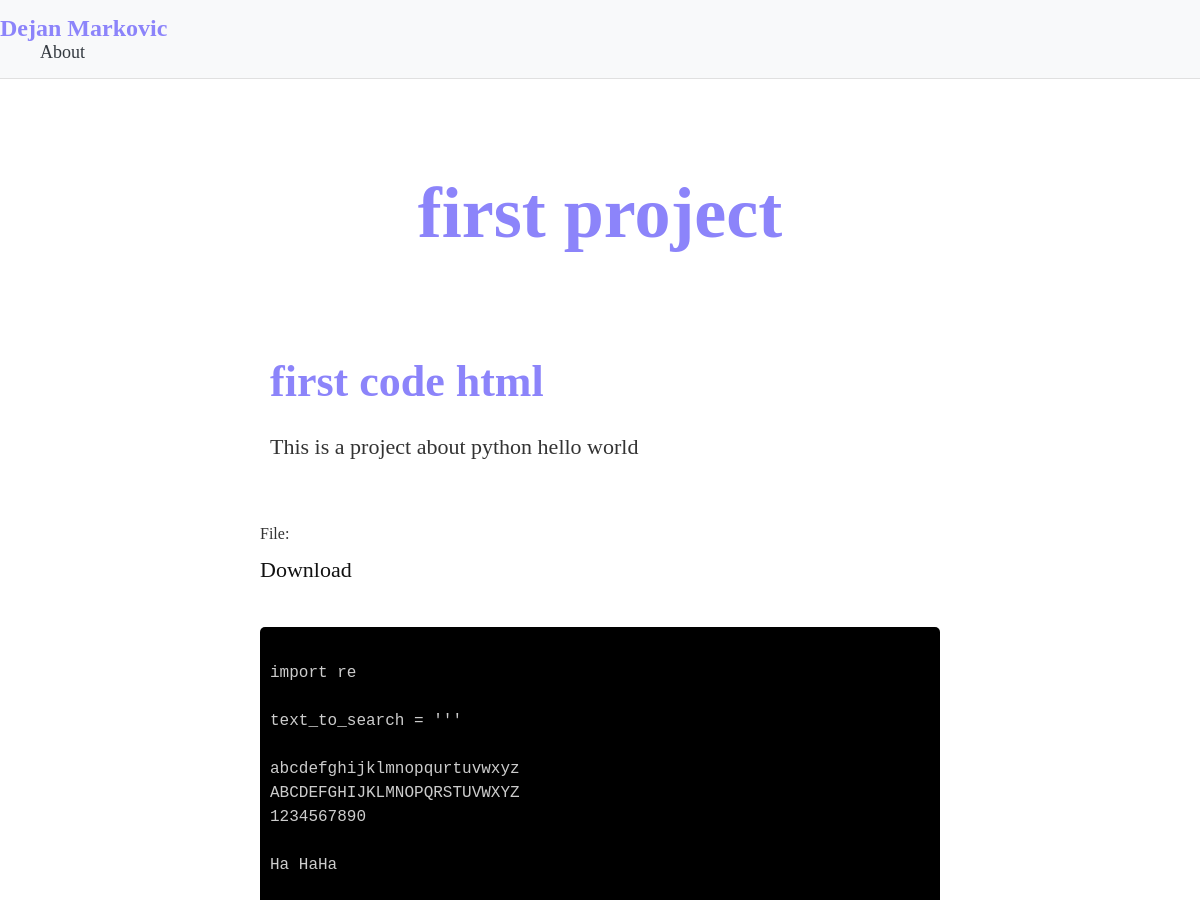
/project/16/ (upper part), run on an earlier commit of the app's database.
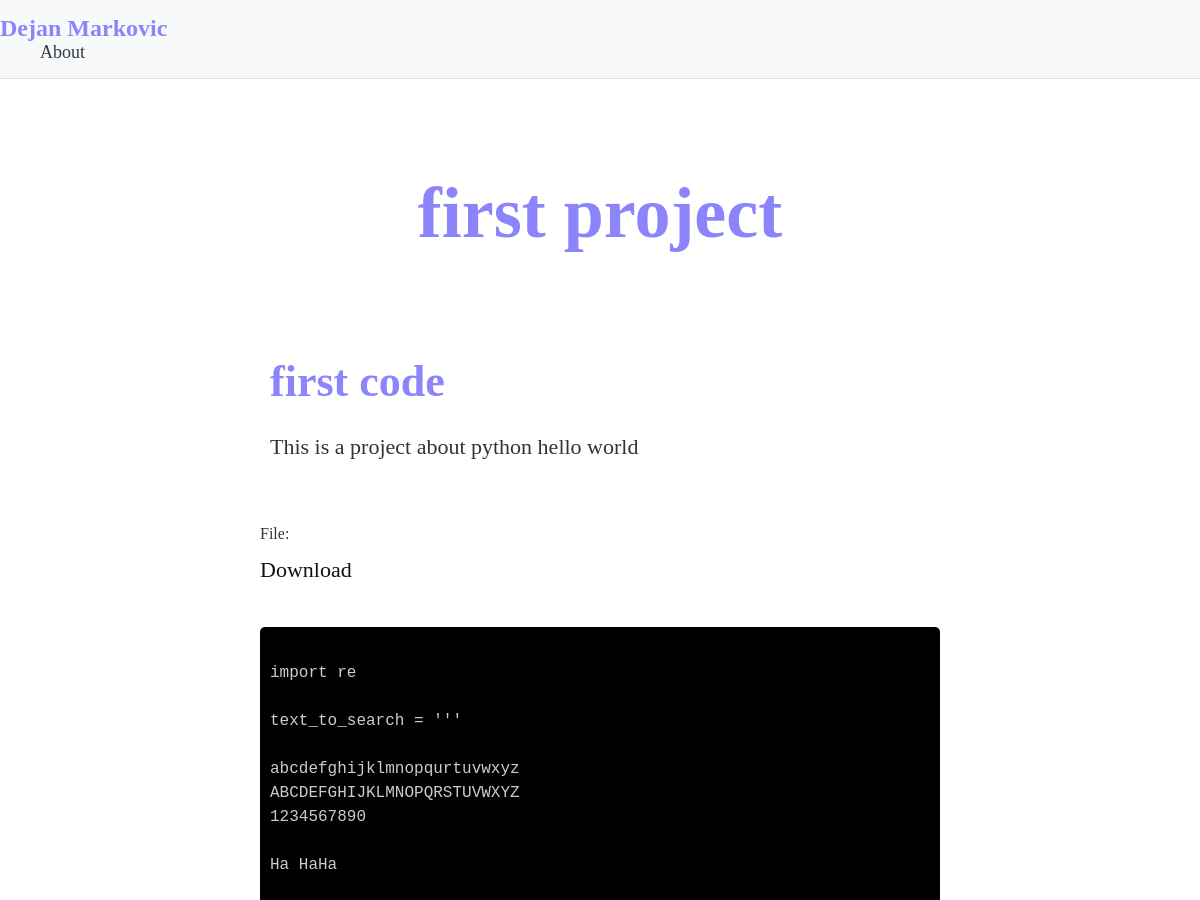
And on a later commit of the database.
### portfolio_app/models.py (models this page shows, shortened)
class ProjectDetailModel(models.Model):
    project = models.ForeignKey(ProjectModel, on_delete=models.CASCADE, related_name='details')
    code_title = models.CharField(max_length=255)
    description = models.TextField()
    python_file = models.FileField(upload_to='projects/files/', blank=True, null=True)

### portfolio_app/views.py (the view)
# urls.py: path('project/<int:project_id>/', views.project_detail_view, name='project_detail'),
def project_detail_view(request, project_id):
    project = get_object_or_404(ProjectModel, id=project_id)
    project_details = project.details.all()
    if project_details:
        for detail in project_details:
            if detail.python_file:
                try:
                    with open(detail.python_file.path, 'r') as file:
                        detail.python_file_content = file.read()
                except Exception as e:
                    print(f"Error reading Python file {detail.python_file}: {e}")
    context = {
        'project': project,
        'project_details': project_details,
        'no_details': len(project_details) == 0,
        'page_title': 'Project Detail',
    }
    return render(request, 'portfolio_app/project_detail.html', context)

### portfolio_app/templates/portfolio_app/project_detail.html (shortened to what this page needs)
{% extends 'base.html' %}
{% block content %}
<div class="toast-container position-fixed top-0 end-0 p-3">
  </div>
<div id = "project_details">
<div style = "text-align: center; padding: 16vh 0 1vh 0" class="work-page slide delay01">
    <div class="work-page-content">
        <h1>{{ project.title }}</h1>
    </div>
</div>
{% if no_details %}
    <div class="about-me slide delay03">
        <div style = "text-align: center;" class="description">
			{% if user.is_authenticated %}
			<p>No details yet. Please <a href="{% url 'add_project_detail' project.id %}" style = "padding-top: 0px; display: inline-block;">add</a> the details for the project.</p>
			{% else %}
			<p>No details yet.</p>
			{% endif %}
        </div>
    </div>
    <div style = "margin: 4vh auto 4vh auto;" class="back-to-projects">
		<a href="{% url 'portfolio_page' %}">Back to all project </a>
	</div>
{% else %}
<div style = "padding: 1vh 0 16vh 0" class="work-page slide delay01">
	<div class="work-page-content">
        {% for detail in project_details %}
		<h1 style = "font-size: 44px;">{{ detail.code_title }}</h1>
		<p class="text">
			{{ detail.description }}
        </p>
        {% if detail.python_file %}
		<p>
            <strong>File:</strong> <a style="width: 120px;" href="{{ detail.python_file.url }}" download>Download</a>
		</p>
        <p>
          <pre><code id="code-3" class="language-python hljs" style="display: block; height: 600px; overflow-y: auto; white-space: pre-line;">
        </code></pre>
		</p>
        {% endif %}
        {% endfor %}
    </div>
</div>
{% endif %}
<link rel="stylesheet" href="https://cdnjs.cloudflare.com/ajax/libs/prism/1.28.0/themes/prism-tomorrow.min.css">
<link rel="stylesheet" href="https://cdnjs.cloudflare.com/ajax/libs/highlight.js/11.7.0/styles/night-owl.min.css">
<link rel="stylesheet" href="//code.jquery.com/ui/1.13.2/themes/base/jquery-ui.css">
{% endblock %}

What changed in the data, as far as the page shows it:
changed ProjectDetailModel "This is a project about python hello world": code_title "first code html" → "first code"
